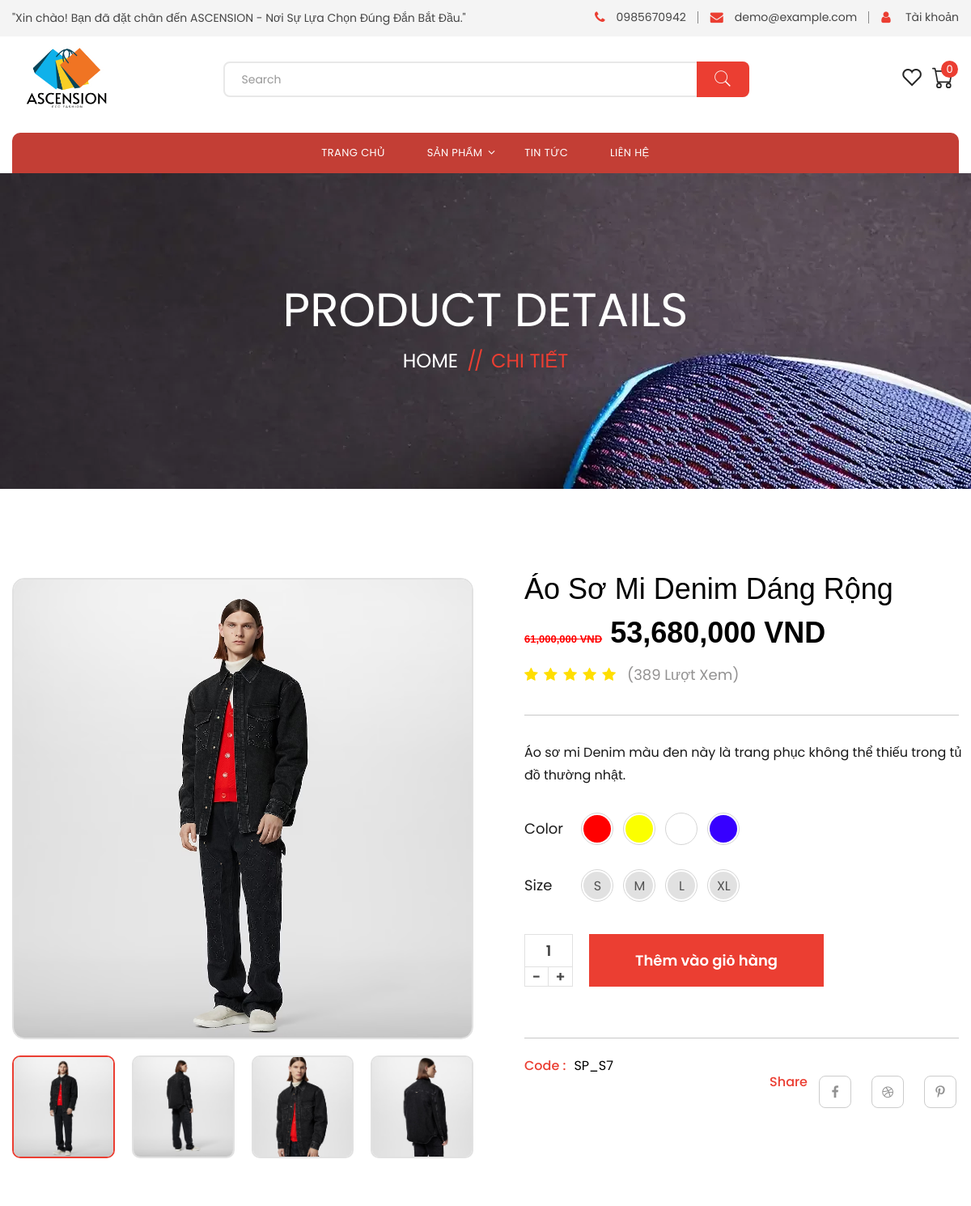
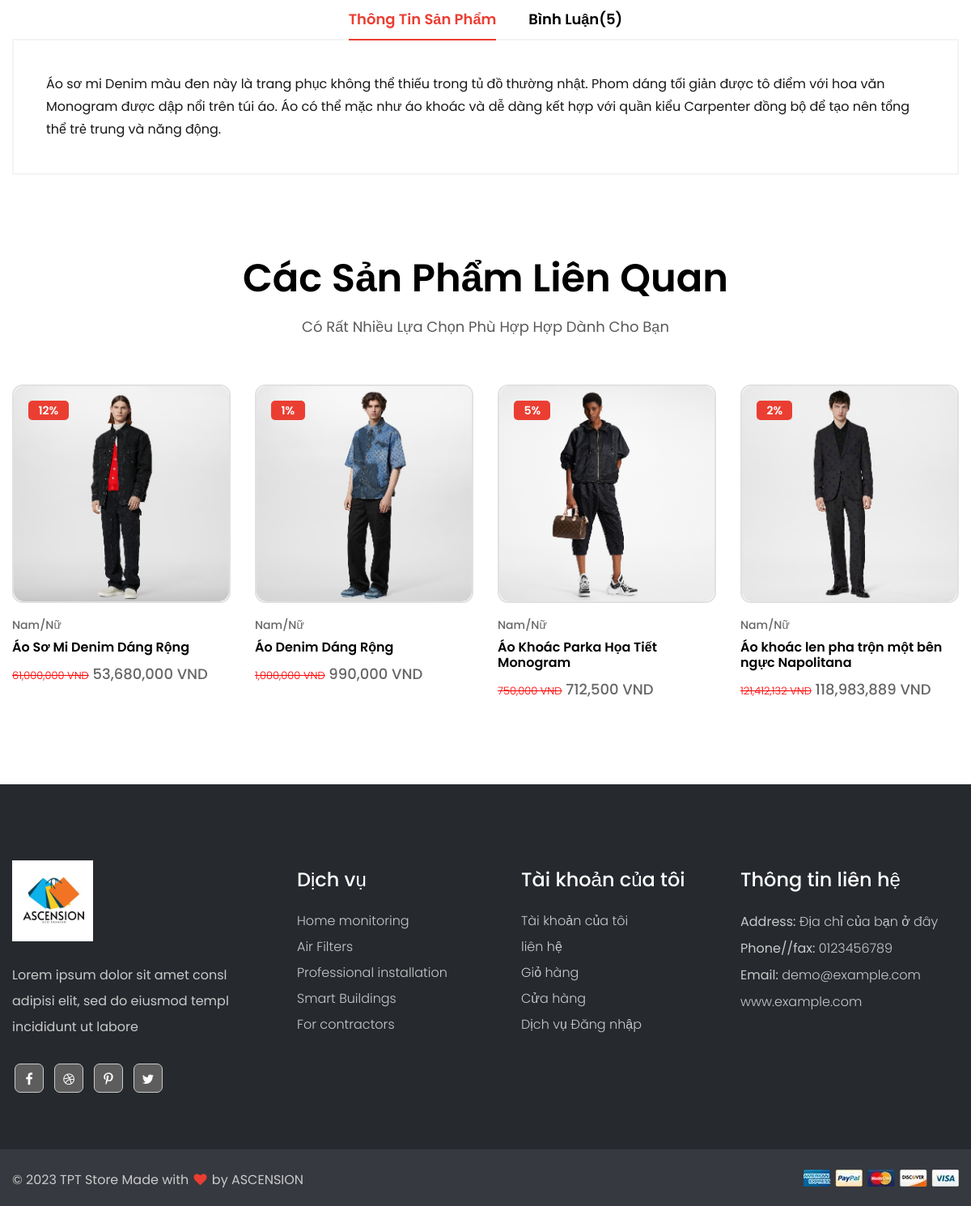
Page /?act=chitietSP&id_sp=7&id_dm=1 on the committed database (2 pictures, top to bottom).
### tables this page shows
CREATE TABLE `sanpham` (
  `id_sp` int(11) NOT NULL,
  `name_sp` varchar(255) NOT NULL,
  `mo_ngan` text NOT NULL,
  `image_sp` varchar(300) NOT NULL,
  `giam_gia` int(2) DEFAULT 0,
  `gia` int(11) NOT NULL,
  `mo_ta` text NOT NULL,
  `ngay_nhap` date NOT NULL,
  `view` int(11) DEFAULT 0,
  `gioi_tinh` tinyint(4) NOT NULL,
  `id_dm` int(11) NOT NULL
);

CREATE TABLE `img_sp` (
  `id_img` int(11) NOT NULL,
  `id_sp` int(11) NOT NULL,
  `img_url` text NOT NULL
);

CREATE TABLE `sanpham_bienthe` (
  `id_spbt` int(11) NOT NULL,
  `id_color` int(11) NOT NULL,
  `id_size` int(11) NOT NULL,
  `id_sp` int(11) NOT NULL,
  `soluong` int(11) NOT NULL DEFAULT 0
);

CREATE TABLE `color` (
  `id_color` int(11) NOT NULL,
  `name_color` varchar(255) NOT NULL,
  `mau` varchar(255) NOT NULL
);

CREATE TABLE `size` (
  `id_size` int(11) NOT NULL,
  `name_size` varchar(255) NOT NULL
);

### model/pdo.php (called while the page is built, shortened)
<?php
function pdo_get_connection(){
    $dburl = "mysql:host=127.0.0.1;dbname=duan1;charset=utf8";
    $username = 'root';
    $password = '';
    $conn = new PDO($dburl, $username, $password);
    $conn->setAttribute(PDO::ATTR_ERRMODE, PDO::ERRMODE_EXCEPTION);
    return $conn;
}
function pdo_query($sql){
    $sql_args = array_slice(func_get_args(), 1);
    try{
        $conn = pdo_get_connection();
        $stmt = $conn->prepare($sql);
        $stmt->execute($sql_args);
        $rows = $stmt->fetchAll();
        return $rows;
    }
    catch(PDOException $e){
        throw $e;
    }
    finally{
        unset($conn);
    }
}
function pdo_query_one($sql){
    $sql_args = array_slice(func_get_args(), 1);
    try{
        $conn = pdo_get_connection();
        $stmt = $conn->prepare($sql);
        $stmt->execute($sql_args);
        $row = $stmt->fetch(PDO::FETCH_ASSOC);
        return $row;
    }
    catch(PDOException $e){
        throw $e;
    }
    finally{
        unset($conn);
    }
}

### model/sanpham.php (called while the page is built, shortened)
<?php
function load_sanpham_all()
{
  $sql = "SELECT * FROM sanpham JOIN danhmuc ON sanpham.id_dm = danhmuc.id_dm";
  $sp =   pdo_query($sql);
  return $sp;
}
function load_sanpham_one($id)
{
  $sql = "SELECT * FROM sanpham WHERE id_sp = $id";
  $sp =   pdo_query_one($sql);
  return $sp;
}
function load_img($id)
{
  $sql = " SELECT * FROM img_sp WHERE id_sp='$id'";
  $img = pdo_query($sql);
  return $img;
}
function load_size_ct($id)
{
  $sql = "SELECT * FROM `sanpham_bienthe` LEFT JOIN size ON sanpham_bienthe.id_size = size.id_size WHERE id_sp = $id GROUP BY sanpham_bienthe.id_size;";
  $sp_img = pdo_query($sql);
  return $sp_img;
}
function load_color_ct($id)
{
  $sql = "SELECT * FROM `sanpham_bienthe` LEFT JOIN color ON sanpham_bienthe.id_color = color.id_color WHERE id_sp = $id GROUP BY sanpham_bienthe.id_color;";
  $sp_img = pdo_query($sql);
  return $sp_img;
}

### model/binhluan.php (called while the page is built, shortened)
<?php
function LoadAll_BL_user($id)
{
  $sql = "SELECT taikhoan.full_name , binh_luan.ngaybinhluan , comment , id_bl , image_tk FROM binh_luan JOIN taikhoan
  ON binh_luan.id_tk = taikhoan.id_tk where id_sp = $id  GROUP BY id_bl DESC";
  $bl = pdo_query($sql);
  return $bl;
}

### model/danhmuc.php (called while the page is built, shortened)
<?php
function load_sanpham_all_dm($id)
{
  $sql = "SELECT * FROM sanpham JOIN danhmuc ON sanpham.id_dm = danhmuc.id_dm WHERE danhmuc.id_dm = $id ";
  $sp =   pdo_query($sql);
  return $sp;
}

### view/sanpham/sanphamct.php (the view, shortened to what this page needs)
<main class="main-content">
  <div class="page-header-area" data-bg-img="assets/img/slider/1233.jpg">
    <div class="container pt--0 pb--0">
      <div class="row">
        <div class="col-12">
          <div class="page-header-content">
            <h2 class="title" data-aos="fade-down" data-aos-duration="1000">Product Details</h2>
            <nav class="breadcrumb-area" data-aos="fade-down" data-aos-duration="1200">
              <ul class="breadcrumb">
                <li><a href="index.php">Home</a></li>
                <li class="breadcrumb-sep">//</li>
                <li>Chi Tiết</li>
              </ul>
            </nav>
          </div>
        </div>
      </div>
    </div>
  </div>
  <section class="product-area product-single-area">
    <div class="container">
      <div class="row">
        <div class="col-12">
          <div class="product-single-item">
            <div class="row">
              <div class="col-xl-6">
                <div class="product-single-thumb">
                  <div class="swiper-container single-product-thumb single-product-thumb-slider">
                    <div class="swiper-wrapper">
                      <div class="swiper-slide">
                        <a class="lightbox-image" data-fancybox="gallery" href="assets/uploads/<?= $sp_img['image_sp'] ?>">
                          <img src="assets/uploads/<?= $sp_img['image_sp'] ?>" width="570" height="541" alt="Image-HasTech">
                        </a>
                      </div>
                    </div>
                  </div>
                  <div class="swiper-container single-product-nav single-product-nav-slider">
                    <div class="swiper-wrapper">
                      <div class="swiper-slide">
                        <img src="assets/uploads/<?= $sp_img['image_sp'] ?>" width="127" height="127" alt="Image-HasTech">
                      </div>
                      <?php foreach ($img as $key => $value) :  ?>
                        <div class="swiper-slide">
                          <img src="assets/uploads/<?= $value['img_url'] ?>" width="127" height="127" alt="Image-HasTech">
                        </div>
                      <?php endforeach ?>
                    </div>
                  </div>
                </div>
              </div>
              <div class="col-xl-6">
                <div class="product-single-info">
                  <h3 class="main-title"><?= $sp_img['name_sp'] ?></h3>
                  <div class="prices">
                    <?php if ($sp_img['giam_gia'] == 0) {
                      echo " <span class='price'  >" . number_format($sp_img['gia'], 0, '.', ',') . " VND</span>";
                    } else {
                      $giathuc = $sp_img['gia'] - ($sp_img['giam_gia'] * $sp_img['gia']) / 100;
                      echo "<span class='price-old' style='font-size: small; color: red; text-decoration: line-through;'>" . number_format($sp_img['gia'], 0, '.', ',') . " VND</span>
                      <span class='price'  >" . number_format($giathuc, 0, '.', ',') . " VND</span>";
                    }
                    ?>
                  </div>
                  <div class="rating-box-wrap">
                    <div class="rating-box">
                      <i class="fa fa-star"></i>
                      <i class="fa fa-star"></i>
                      <i class="fa fa-star"></i>
                      <i class="fa fa-star"></i>
                      <i class="fa fa-star"></i>
                    </div>
                    <div class="review-status">
                      <a href="">(<?= $sp_img['view'] ?> Lượt Xem)</a>
                    </div>
                  </div>
                  <p><?= $sp_img['mo_ngan'] ?></p>
                  <div class="product-color" id="colorSection">
                    <h6 class="title">Color</h6>
                    <ul class="color-list">
                      <?php foreach ($load_color as $key => $value) : ?>
                        <li value="<?= $value['id_color'] ?>" data-bg-color="<?= $value['mau'] ?> "></li>
                      <?php endforeach ?>
                    </ul>
                  </div>
                  <div class="product-size" id="sizeSection">
                    <h6 class="title">Size</h6>
                    <ul class="size-list">
                      <?php foreach ($load_size as $key => $value) : ?>
                        <li value="<?= $value['id_size'] ?>"><?= $value['name_size'] ?></li>
                      <?php endforeach ?>
                    </ul>
                  </div>
                  <div class="product-quick-action">
                    <div class="qty-wrap">
                      <div class="pro-qty">
                        <input type="text" class="soluong" title="Quantity" value="1" id="quantityInput" min="1" readonly>
                        <div class="dec qty-btn">-</div>
                        <div class="inc qty-btn">+</div>
                      </div>
                    </div>
                    <button data-id="<?= $sp_img['id_sp'] ?>" class="btn-theme" id="addToCartBtn" onclick="addToCart(<?= $sp_img['id_sp'] ?>, '<?= $sp_img['name_sp'] ?>', <?= $giathuc ?>)">Thêm vào giỏ hàng</button>
                  </div>
                  <div class="product-wishlist-compare">
                  </div>
                  <div class="product-info-footer">
                    <h6 class="code"><span>Code :</span>SP_S<?= $sp_img['id_sp'] ?></h6>
                    <div class="social-icons">
                      <span>Share</span>
                      <a href="#/"><i class="fa fa-facebook"></i></a>
                      <a href="#/"><i class="fa fa-dribbble"></i></a>
                      <a href="#/"><i class="fa fa-pinterest-p"></i></a>
                    </div>
                  </div>
                </div>
              </div>
            </div>
          </div>
        </div>
      </div>
      <div class="row">
        <div class="col-12">
          <div class="product-review-tabs-content">
            <ul class="nav product-tab-nav" id="ReviewTab" role="tablist">
              <li role="presentation">
                <a class="active" id="information-tab" data-bs-toggle="pill" href="#information" role="tab" aria-controls="information" aria-selected="true">Thông Tin Sản Phẩm</a>
              </li>
              <li role="presentation">
                <a id="reviews-tab" data-bs-toggle="pill" href="#reviews" role="tab" aria-controls="reviews" aria-selected="false">Bình Luận<span>(<?= $tong = count($binhluan) ?>)</span></a>
              </li>
            </ul>
            <div class="tab-content product-tab-content" id="ReviewTabContent">
              <div class="tab-pane fade show active" id="information" role="tabpanel" aria-labelledby="information-tab">
                <div class="product-information">
                  <p><?= $sp_img['mo_ta'] ?></p>
                </div>
              </div>
              <?php include("view/binhluan/binhluan.php") ?>
        </div>
      </div>
    </div>
    </div>
    </div>
  </section>
  <?php include("sanphamlienquan.php") ?>
</main>

### view/sanpham/sanphamlienquan.php (shortened to what this page needs)
<section class="product-area product-best-seller-area">
    <div class="container pt--0">
        <div class="row">
            <div class="col-12">
                <div class="section-title text-center">
                    <h3 class="title">Các Sản Phẩm Liên Quan</h3>
                    <div class="desc">
                        <p>Có Rất Nhiều Lựa Chọn Phù Hợp Hợp Dành Cho Bạn</p>
                    </div>
                </div>
            </div>
        </div>
        <div class="row">
            <div class="col-12">
                <div class="product-slider-wrap">
                    <div class="swiper-container product-slider-col4-container">
                        <div class="swiper-wrapper">
                            <?php foreach ($sanpham as $key) : extract($key)  ?>
                                <div class="swiper-slide">
                                    <div class="product-item">
              <div class="inner-content">
                <div class="product-thumb">
                <a href="?act=chitietSP&id_sp=<?= $id_sp ?>&id_dm=<?=$id_dm?>">
                    <img src="assets/uploads/<?= $image_sp ?>" width="270" height="274" alt="Image-HasTech">
                  </a>
                  <?php if ($giam_gia == 0) {
                    echo "";
                  } else {
                    echo "  <div class='product-flag'>
                    <ul>
                      <li class='discount'>$giam_gia%</li>
                    </ul>
                  </div>";
                  }
                  ?>
                </div>
                <div class="product-info">
                  <div class="category">
                    <ul>
                      <li><a href="shop.html">Nam</a></li>
                      <li class="sep">/</li>
                      <li><a href="shop.html">Nữ</a></li>
                    </ul>
                  </div>
                  <h4 class="title"><a href="?act=chitietSP&id_sp=<?= $id_sp ?>&id_dm=<?=$id_dm?>"><?= $name_sp ?></a></h4>
                  <div class="prices">
                    <?php if ($giam_gia == 0) {
                      echo " <span class='price'  >". number_format($gia, 0, '.', ',') ." VND</span>";
                    } else {
                      $giathuc = $gia - ($giam_gia*$gia)/100 ;
                      echo "<span class='price-old' style='font-size: small; color: red; '>".number_format($gia, 0, '.', ',')." VND</span>
                      <span class='price'  >". number_format($giathuc, 0, '.', ',') ." VND</span>";
                    }
                    ?>
                  </div>
                </div>
              </div>
            </div>
                                </div>
                            <?php endforeach ?>
                        </div>
                    </div>
                </div>
            </div>
        </div>
    </div>
</section>

### rows in the picture
sanpham: image_sp (picture), name_sp "Áo Sơ Mi Denim Dáng Rộng", gia "61,000,000", giathuc "53,680,000", view "389", mo_ngan "Áo sơ mi Denim màu đen này là trang phục không thể thiếu trong tủ đồ thường nhật.", id_sp "7", mo_ta "Áo sơ mi Denim màu đen này là trang phục không thể thiếu trong tủ đồ thường nhật. Phom dáng tối giản được tô điểm với hoa văn Monogram được dập nổi trên túi áo. Áo có thể mặc như áo khoác và dễ dàng kết hợp với quần kiểu Carpenter đồng bộ để tạo nên tổng thể trẻ trung và năng động.", giam_gia "12"
img_sp: img_url (picture)
img_sp: img_url (picture)
img_sp: img_url (picture)
sanpham_bienthe: $value['id_color'] 1 (drawn), id_size.name_size "S"
sanpham_bienthe: $value['id_color'] 2 (drawn)
sanpham_bienthe: $value['id_color'] 3 (drawn), id_size.name_size "L"
sanpham_bienthe: $value['id_color'] 4 (drawn), id_size.name_size "XL"
sanpham_bienthe: id_size.name_size "M"
sanpham: image_sp (picture), giam_gia "1", name_sp "Áo Denim Dáng Rộng", gia "1,000,000", giathuc "990,000"
sanpham: image_sp (picture), giam_gia "5", name_sp "Áo Khoác Parka Họa Tiết Monogram", gia "750,000", giathuc "712,500"
sanpham: image_sp (picture), giam_gia "2", name_sp "Áo khoác len pha trộn một bên ngực Napolitana", gia "121,412,132", giathuc "118,983,889"

### other values in the picture
$tong = count($binhluan) "5"
